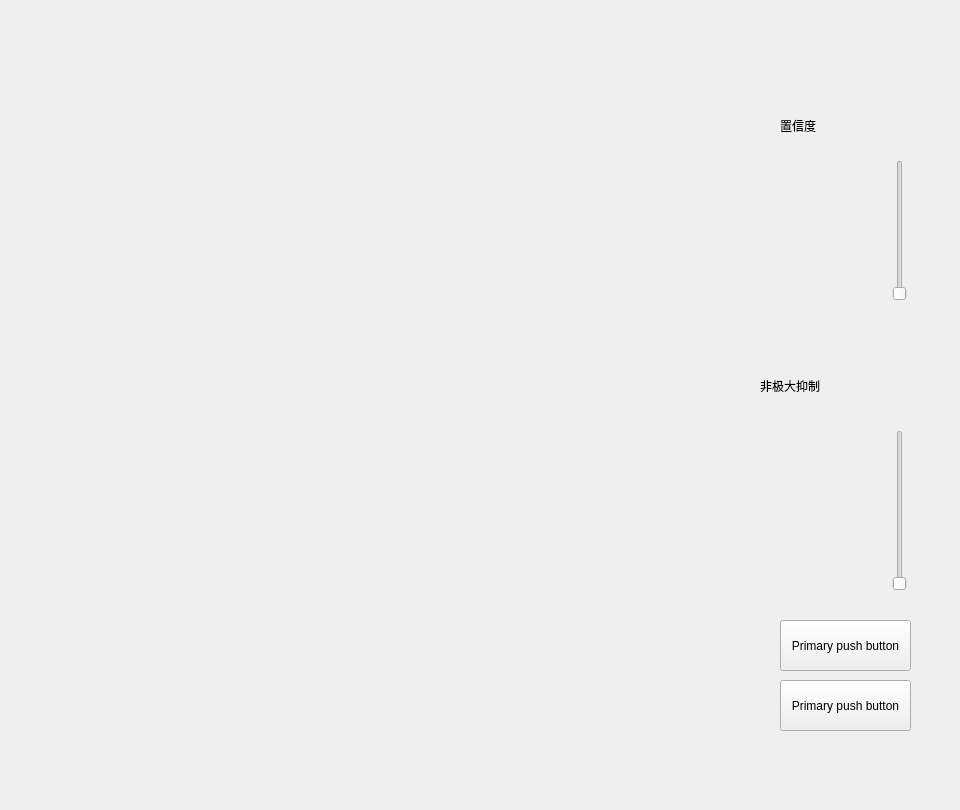
<?xml version="1.0" encoding="UTF-8"?>
<ui version="4.0">
 <class>Form</class>
 <widget class="QWidget" name="Form">
  <property name="geometry">
   <rect>
    <x>0</x>
    <y>0</y>
    <width>960</width>
    <height>810</height>
   </rect>
  </property>
  <property name="minimumSize">
   <size>
    <width>0</width>
    <height>0</height>
   </size>
  </property>
  <property name="windowTitle">
   <string>Form</string>
  </property>
  <widget class="Slider" name="Slider">
   <property name="geometry">
    <rect>
     <x>800</x>
     <y>160</y>
     <width>200</width>
     <height>141</height>
    </rect>
   </property>
  </widget>
  <widget class="SubtitleLabel" name="SubtitleLabel_2">
   <property name="geometry">
    <rect>
     <x>760</x>
     <y>360</y>
     <width>141</width>
     <height>51</height>
    </rect>
   </property>
   <property name="text">
    <string>非极大抑制</string>
   </property>
  </widget>
  <widget class="SubtitleLabel" name="SubtitleLabel">
   <property name="geometry">
    <rect>
     <x>780</x>
     <y>100</y>
     <width>131</width>
     <height>51</height>
    </rect>
   </property>
   <property name="text">
    <string>置信度</string>
   </property>
   <property name="textFormat">
    <enum>Qt::AutoText</enum>
   </property>
  </widget>
  <widget class="PrimaryPushButton" name="choose_all">
   <property name="geometry">
    <rect>
     <x>780</x>
     <y>680</y>
     <width>131</width>
     <height>51</height>
    </rect>
   </property>
   <property name="text">
    <string>Primary push button</string>
   </property>
  </widget>
  <widget class="Slider" name="Slider_2">
   <property name="geometry">
    <rect>
     <x>800</x>
     <y>430</y>
     <width>200</width>
     <height>161</height>
    </rect>
   </property>
  </widget>
  <widget class="PrimaryPushButton" name="choose_video">
   <property name="geometry">
    <rect>
     <x>780</x>
     <y>620</y>
     <width>131</width>
     <height>51</height>
    </rect>
   </property>
   <property name="text">
    <string>Primary push button</string>
   </property>
  </widget>
  <widget class="QWidget" name="widget" native="true">
   <property name="geometry">
    <rect>
     <x>30</x>
     <y>70</y>
     <width>675</width>
     <height>675</height>
    </rect>
   </property>
  </widget>
 </widget>
 <customwidgets>
  <customwidget>
   <class>PushButton</class>
   <extends>QPushButton</extends>
   <header>qfluentwidgets</header>
  </customwidget>
  <customwidget>
   <class>PrimaryPushButton</class>
   <extends>PushButton</extends>
   <header>qfluentwidgets</header>
  </customwidget>
  <customwidget>
   <class>Slider</class>
   <extends>QSlider</extends>
   <header>qfluentwidgets</header>
  </customwidget>
  <customwidget>
   <class>SubtitleLabel</class>
   <extends>QLabel</extends>
   <header>qfluentwidgets</header>
  </customwidget>
 </customwidgets>
 <resources/>
 <connections/>
</ui>
